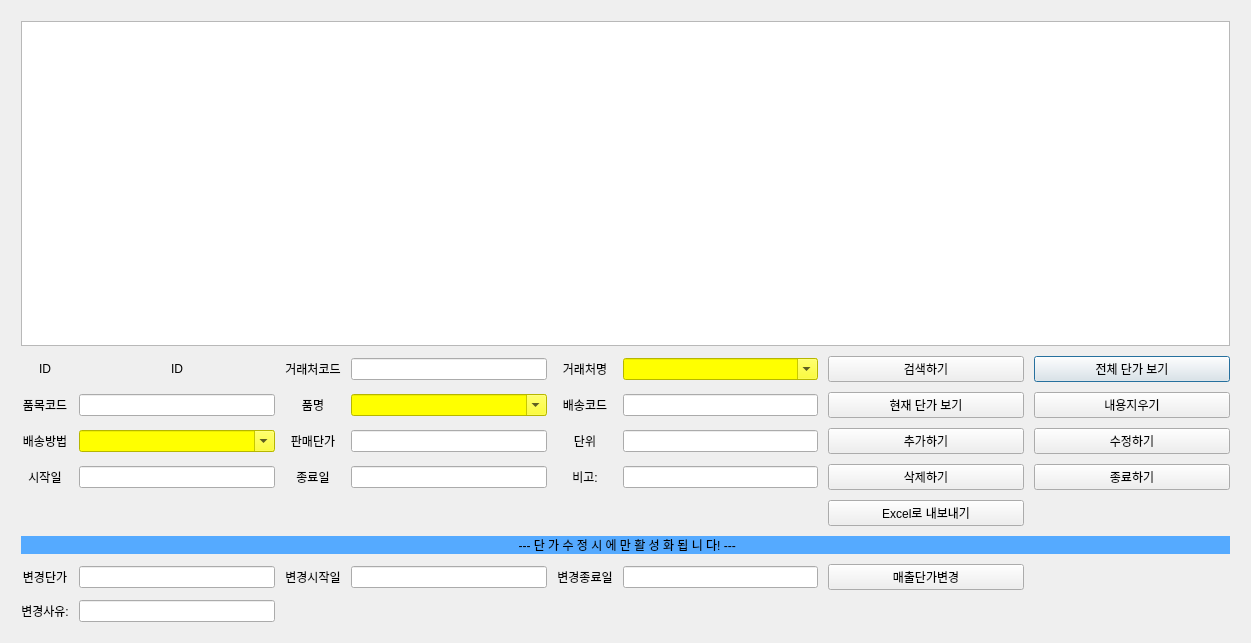
<?xml version="1.0" encoding="UTF-8"?>
<ui version="4.0">
 <class>SalesPriceDialog</class>
 <widget class="QDialog" name="SalesPriceDialog">
  <property name="geometry">
   <rect>
    <x>0</x>
    <y>0</y>
    <width>1251</width>
    <height>643</height>
   </rect>
  </property>
  <property name="sizePolicy">
   <sizepolicy hsizetype="Expanding" vsizetype="Expanding">
    <horstretch>0</horstretch>
    <verstretch>1</verstretch>
   </sizepolicy>
  </property>
  <property name="windowTitle">
   <string>매출단가관리</string>
  </property>
  <layout class="QGridLayout" name="gridLayout_2">
   <item row="0" column="0">
    <layout class="QGridLayout" name="gridLayout">
     <property name="leftMargin">
      <number>10</number>
     </property>
     <property name="topMargin">
      <number>10</number>
     </property>
     <property name="rightMargin">
      <number>10</number>
     </property>
     <property name="bottomMargin">
      <number>10</number>
     </property>
     <property name="spacing">
      <number>10</number>
     </property>
     <item row="7" column="3">
      <widget class="QLineEdit" name="entry_salespricechange_efffrom">
       <property name="sizePolicy">
        <sizepolicy hsizetype="Expanding" vsizetype="Fixed">
         <horstretch>0</horstretch>
         <verstretch>0</verstretch>
        </sizepolicy>
       </property>
       <property name="alignment">
        <set>Qt::AlignCenter</set>
       </property>
      </widget>
     </item>
     <item row="1" column="7">
      <widget class="QPushButton" name="pb_salesprice_show">
       <property name="sizePolicy">
        <sizepolicy hsizetype="Expanding" vsizetype="Fixed">
         <horstretch>0</horstretch>
         <verstretch>0</verstretch>
        </sizepolicy>
       </property>
       <property name="text">
        <string>전체 단가 보기</string>
       </property>
      </widget>
     </item>
     <item row="2" column="0">
      <widget class="QLabel" name="label">
       <property name="sizePolicy">
        <sizepolicy hsizetype="Preferred" vsizetype="Fixed">
         <horstretch>0</horstretch>
         <verstretch>0</verstretch>
        </sizepolicy>
       </property>
       <property name="text">
        <string>품목코드</string>
       </property>
       <property name="alignment">
        <set>Qt::AlignCenter</set>
       </property>
      </widget>
     </item>
     <item row="1" column="0">
      <widget class="QLabel" name="label_6">
       <property name="sizePolicy">
        <sizepolicy hsizetype="Preferred" vsizetype="Fixed">
         <horstretch>0</horstretch>
         <verstretch>0</verstretch>
        </sizepolicy>
       </property>
       <property name="text">
        <string>ID</string>
       </property>
       <property name="alignment">
        <set>Qt::AlignCenter</set>
       </property>
      </widget>
     </item>
     <item row="4" column="3">
      <widget class="QLineEdit" name="entry_salesprice_effthru">
       <property name="sizePolicy">
        <sizepolicy hsizetype="Expanding" vsizetype="Fixed">
         <horstretch>0</horstretch>
         <verstretch>0</verstretch>
        </sizepolicy>
       </property>
       <property name="alignment">
        <set>Qt::AlignCenter</set>
       </property>
      </widget>
     </item>
     <item row="2" column="1">
      <widget class="QLineEdit" name="entry_salesprice_icode">
       <property name="sizePolicy">
        <sizepolicy hsizetype="Expanding" vsizetype="Fixed">
         <horstretch>0</horstretch>
         <verstretch>0</verstretch>
        </sizepolicy>
       </property>
       <property name="alignment">
        <set>Qt::AlignCenter</set>
       </property>
      </widget>
     </item>
     <item row="3" column="3">
      <widget class="QLineEdit" name="entry_salesprice_price">
       <property name="sizePolicy">
        <sizepolicy hsizetype="Expanding" vsizetype="Fixed">
         <horstretch>0</horstretch>
         <verstretch>0</verstretch>
        </sizepolicy>
       </property>
       <property name="alignment">
        <set>Qt::AlignCenter</set>
       </property>
      </widget>
     </item>
     <item row="3" column="7">
      <widget class="QPushButton" name="pb_salesprice_update">
       <property name="sizePolicy">
        <sizepolicy hsizetype="Expanding" vsizetype="Fixed">
         <horstretch>0</horstretch>
         <verstretch>0</verstretch>
        </sizepolicy>
       </property>
       <property name="text">
        <string>수정하기</string>
       </property>
      </widget>
     </item>
     <item row="1" column="2">
      <widget class="QLabel" name="label_7">
       <property name="sizePolicy">
        <sizepolicy hsizetype="Preferred" vsizetype="Fixed">
         <horstretch>0</horstretch>
         <verstretch>0</verstretch>
        </sizepolicy>
       </property>
       <property name="text">
        <string>거래처코드</string>
       </property>
       <property name="alignment">
        <set>Qt::AlignCenter</set>
       </property>
      </widget>
     </item>
     <item row="1" column="6">
      <widget class="QPushButton" name="pb_salesprice_search">
       <property name="sizePolicy">
        <sizepolicy hsizetype="Expanding" vsizetype="Fixed">
         <horstretch>0</horstretch>
         <verstretch>0</verstretch>
        </sizepolicy>
       </property>
       <property name="text">
        <string>검색하기</string>
       </property>
      </widget>
     </item>
     <item row="3" column="0">
      <widget class="QLabel" name="label_10">
       <property name="sizePolicy">
        <sizepolicy hsizetype="Preferred" vsizetype="Fixed">
         <horstretch>0</horstretch>
         <verstretch>0</verstretch>
        </sizepolicy>
       </property>
       <property name="text">
        <string>배송방법</string>
       </property>
       <property name="alignment">
        <set>Qt::AlignCenter</set>
       </property>
      </widget>
     </item>
     <item row="4" column="6">
      <widget class="QPushButton" name="pb_salesprice_delete">
       <property name="sizePolicy">
        <sizepolicy hsizetype="Expanding" vsizetype="Fixed">
         <horstretch>0</horstretch>
         <verstretch>0</verstretch>
        </sizepolicy>
       </property>
       <property name="text">
        <string>삭제하기</string>
       </property>
      </widget>
     </item>
     <item row="1" column="5">
      <widget class="QComboBox" name="cb_salesprice_cname">
       <property name="sizePolicy">
        <sizepolicy hsizetype="Expanding" vsizetype="Fixed">
         <horstretch>0</horstretch>
         <verstretch>0</verstretch>
        </sizepolicy>
       </property>
       <property name="styleSheet">
        <string notr="true">background-color: rgb(255, 255, 0);</string>
       </property>
       <property name="editable">
        <bool>true</bool>
       </property>
      </widget>
     </item>
     <item row="3" column="1">
      <widget class="QComboBox" name="cb_salesprice_dname">
       <property name="sizePolicy">
        <sizepolicy hsizetype="Expanding" vsizetype="Fixed">
         <horstretch>0</horstretch>
         <verstretch>0</verstretch>
        </sizepolicy>
       </property>
       <property name="styleSheet">
        <string notr="true">background-color: rgb(255, 255, 0);</string>
       </property>
       <property name="editable">
        <bool>true</bool>
       </property>
      </widget>
     </item>
     <item row="3" column="4">
      <widget class="QLabel" name="label_4">
       <property name="sizePolicy">
        <sizepolicy hsizetype="Preferred" vsizetype="Fixed">
         <horstretch>0</horstretch>
         <verstretch>0</verstretch>
        </sizepolicy>
       </property>
       <property name="text">
        <string>단위</string>
       </property>
       <property name="alignment">
        <set>Qt::AlignCenter</set>
       </property>
      </widget>
     </item>
     <item row="7" column="4">
      <widget class="QLabel" name="label_16">
       <property name="sizePolicy">
        <sizepolicy hsizetype="Preferred" vsizetype="Fixed">
         <horstretch>0</horstretch>
         <verstretch>0</verstretch>
        </sizepolicy>
       </property>
       <property name="text">
        <string>변경종료일</string>
       </property>
       <property name="alignment">
        <set>Qt::AlignCenter</set>
       </property>
      </widget>
     </item>
     <item row="2" column="5">
      <widget class="QLineEdit" name="entry_salesprice_dcode">
       <property name="sizePolicy">
        <sizepolicy hsizetype="Expanding" vsizetype="Fixed">
         <horstretch>0</horstretch>
         <verstretch>0</verstretch>
        </sizepolicy>
       </property>
       <property name="alignment">
        <set>Qt::AlignCenter</set>
       </property>
      </widget>
     </item>
     <item row="8" column="0">
      <widget class="QLabel" name="label_17">
       <property name="sizePolicy">
        <sizepolicy hsizetype="Preferred" vsizetype="Fixed">
         <horstretch>0</horstretch>
         <verstretch>0</verstretch>
        </sizepolicy>
       </property>
       <property name="text">
        <string>변경사유:</string>
       </property>
       <property name="alignment">
        <set>Qt::AlignCenter</set>
       </property>
      </widget>
     </item>
     <item row="4" column="4">
      <widget class="QLabel" name="label_5">
       <property name="sizePolicy">
        <sizepolicy hsizetype="Preferred" vsizetype="Fixed">
         <horstretch>0</horstretch>
         <verstretch>0</verstretch>
        </sizepolicy>
       </property>
       <property name="text">
        <string>비고:</string>
       </property>
       <property name="alignment">
        <set>Qt::AlignCenter</set>
       </property>
      </widget>
     </item>
     <item row="1" column="3">
      <widget class="QLineEdit" name="entry_salesprice_ccode">
       <property name="sizePolicy">
        <sizepolicy hsizetype="Expanding" vsizetype="Fixed">
         <horstretch>0</horstretch>
         <verstretch>0</verstretch>
        </sizepolicy>
       </property>
       <property name="alignment">
        <set>Qt::AlignCenter</set>
       </property>
      </widget>
     </item>
     <item row="4" column="2">
      <widget class="QLabel" name="label_12">
       <property name="sizePolicy">
        <sizepolicy hsizetype="Preferred" vsizetype="Fixed">
         <horstretch>0</horstretch>
         <verstretch>0</verstretch>
        </sizepolicy>
       </property>
       <property name="text">
        <string>종료일</string>
       </property>
       <property name="alignment">
        <set>Qt::AlignCenter</set>
       </property>
      </widget>
     </item>
     <item row="4" column="1">
      <widget class="QLineEdit" name="entry_salesprice_efffrom">
       <property name="sizePolicy">
        <sizepolicy hsizetype="Expanding" vsizetype="Fixed">
         <horstretch>0</horstretch>
         <verstretch>0</verstretch>
        </sizepolicy>
       </property>
       <property name="alignment">
        <set>Qt::AlignCenter</set>
       </property>
      </widget>
     </item>
     <item row="1" column="4">
      <widget class="QLabel" name="label_8">
       <property name="sizePolicy">
        <sizepolicy hsizetype="Preferred" vsizetype="Fixed">
         <horstretch>0</horstretch>
         <verstretch>0</verstretch>
        </sizepolicy>
       </property>
       <property name="text">
        <string>거래처명</string>
       </property>
       <property name="alignment">
        <set>Qt::AlignCenter</set>
       </property>
      </widget>
     </item>
     <item row="4" column="0">
      <widget class="QLabel" name="label_11">
       <property name="sizePolicy">
        <sizepolicy hsizetype="Preferred" vsizetype="Fixed">
         <horstretch>0</horstretch>
         <verstretch>0</verstretch>
        </sizepolicy>
       </property>
       <property name="text">
        <string>시작일</string>
       </property>
       <property name="alignment">
        <set>Qt::AlignCenter</set>
       </property>
      </widget>
     </item>
     <item row="7" column="2">
      <widget class="QLabel" name="label_15">
       <property name="sizePolicy">
        <sizepolicy hsizetype="Preferred" vsizetype="Fixed">
         <horstretch>0</horstretch>
         <verstretch>0</verstretch>
        </sizepolicy>
       </property>
       <property name="text">
        <string>변경시작일</string>
       </property>
       <property name="alignment">
        <set>Qt::AlignCenter</set>
       </property>
      </widget>
     </item>
     <item row="7" column="5">
      <widget class="QLineEdit" name="entry_salespricechange_effthru">
       <property name="sizePolicy">
        <sizepolicy hsizetype="Expanding" vsizetype="Fixed">
         <horstretch>0</horstretch>
         <verstretch>0</verstretch>
        </sizepolicy>
       </property>
       <property name="alignment">
        <set>Qt::AlignCenter</set>
       </property>
      </widget>
     </item>
     <item row="8" column="1">
      <widget class="QLineEdit" name="entry_salespricechange_remark">
       <property name="sizePolicy">
        <sizepolicy hsizetype="Expanding" vsizetype="Fixed">
         <horstretch>0</horstretch>
         <verstretch>0</verstretch>
        </sizepolicy>
       </property>
      </widget>
     </item>
     <item row="1" column="1">
      <widget class="QLabel" name="lbl_salesprice_id">
       <property name="sizePolicy">
        <sizepolicy hsizetype="Preferred" vsizetype="Fixed">
         <horstretch>0</horstretch>
         <verstretch>0</verstretch>
        </sizepolicy>
       </property>
       <property name="text">
        <string>ID</string>
       </property>
       <property name="alignment">
        <set>Qt::AlignCenter</set>
       </property>
      </widget>
     </item>
     <item row="5" column="6">
      <widget class="QPushButton" name="pb_salesprice_excel_export">
       <property name="sizePolicy">
        <sizepolicy hsizetype="Expanding" vsizetype="Fixed">
         <horstretch>0</horstretch>
         <verstretch>0</verstretch>
        </sizepolicy>
       </property>
       <property name="text">
        <string>Excel로 내보내기</string>
       </property>
      </widget>
     </item>
     <item row="2" column="3">
      <widget class="QComboBox" name="cb_salesprice_iname">
       <property name="sizePolicy">
        <sizepolicy hsizetype="Expanding" vsizetype="Fixed">
         <horstretch>0</horstretch>
         <verstretch>0</verstretch>
        </sizepolicy>
       </property>
       <property name="styleSheet">
        <string notr="true">background-color: rgb(255, 255, 0);</string>
       </property>
       <property name="editable">
        <bool>true</bool>
       </property>
      </widget>
     </item>
     <item row="2" column="7">
      <widget class="QPushButton" name="pb_salesprice_clear">
       <property name="sizePolicy">
        <sizepolicy hsizetype="Expanding" vsizetype="Fixed">
         <horstretch>0</horstretch>
         <verstretch>0</verstretch>
        </sizepolicy>
       </property>
       <property name="text">
        <string>내용지우기</string>
       </property>
      </widget>
     </item>
     <item row="3" column="6">
      <widget class="QPushButton" name="pb_salesprice_insert">
       <property name="sizePolicy">
        <sizepolicy hsizetype="Expanding" vsizetype="Fixed">
         <horstretch>0</horstretch>
         <verstretch>0</verstretch>
        </sizepolicy>
       </property>
       <property name="text">
        <string>추가하기</string>
       </property>
      </widget>
     </item>
     <item row="4" column="7">
      <widget class="QPushButton" name="pb_salesprice_close">
       <property name="sizePolicy">
        <sizepolicy hsizetype="Expanding" vsizetype="Fixed">
         <horstretch>0</horstretch>
         <verstretch>0</verstretch>
        </sizepolicy>
       </property>
       <property name="text">
        <string>종료하기</string>
       </property>
      </widget>
     </item>
     <item row="4" column="5">
      <widget class="QLineEdit" name="entry_salesprice_remark">
       <property name="sizePolicy">
        <sizepolicy hsizetype="Expanding" vsizetype="Fixed">
         <horstretch>0</horstretch>
         <verstretch>0</verstretch>
        </sizepolicy>
       </property>
      </widget>
     </item>
     <item row="3" column="5">
      <widget class="QLineEdit" name="entry_salesprice_um">
       <property name="sizePolicy">
        <sizepolicy hsizetype="Expanding" vsizetype="Fixed">
         <horstretch>0</horstretch>
         <verstretch>0</verstretch>
        </sizepolicy>
       </property>
       <property name="alignment">
        <set>Qt::AlignCenter</set>
       </property>
      </widget>
     </item>
     <item row="3" column="2">
      <widget class="QLabel" name="label_3">
       <property name="sizePolicy">
        <sizepolicy hsizetype="Preferred" vsizetype="Fixed">
         <horstretch>0</horstretch>
         <verstretch>0</verstretch>
        </sizepolicy>
       </property>
       <property name="text">
        <string>판매단가</string>
       </property>
       <property name="alignment">
        <set>Qt::AlignCenter</set>
       </property>
      </widget>
     </item>
     <item row="7" column="1">
      <widget class="QLineEdit" name="entry_salespricechange_price">
       <property name="sizePolicy">
        <sizepolicy hsizetype="Expanding" vsizetype="Fixed">
         <horstretch>0</horstretch>
         <verstretch>0</verstretch>
        </sizepolicy>
       </property>
       <property name="alignment">
        <set>Qt::AlignCenter</set>
       </property>
      </widget>
     </item>
     <item row="7" column="0">
      <widget class="QLabel" name="label_14">
       <property name="sizePolicy">
        <sizepolicy hsizetype="Preferred" vsizetype="Fixed">
         <horstretch>0</horstretch>
         <verstretch>0</verstretch>
        </sizepolicy>
       </property>
       <property name="text">
        <string>변경단가</string>
       </property>
       <property name="alignment">
        <set>Qt::AlignCenter</set>
       </property>
      </widget>
     </item>
     <item row="2" column="2">
      <widget class="QLabel" name="label_2">
       <property name="sizePolicy">
        <sizepolicy hsizetype="Preferred" vsizetype="Fixed">
         <horstretch>0</horstretch>
         <verstretch>0</verstretch>
        </sizepolicy>
       </property>
       <property name="text">
        <string>품명</string>
       </property>
       <property name="alignment">
        <set>Qt::AlignCenter</set>
       </property>
      </widget>
     </item>
     <item row="6" column="0" colspan="8">
      <widget class="QLabel" name="label_13">
       <property name="sizePolicy">
        <sizepolicy hsizetype="Expanding" vsizetype="Fixed">
         <horstretch>0</horstretch>
         <verstretch>0</verstretch>
        </sizepolicy>
       </property>
       <property name="styleSheet">
        <string notr="true">background-color: rgb(85, 170, 255);
font: 75 10pt &quot;맑은 고딕&quot;;</string>
       </property>
       <property name="text">
        <string> --- 단 가 수 정 시 에 만 활 성 화 됩 니 다! ---</string>
       </property>
       <property name="alignment">
        <set>Qt::AlignCenter</set>
       </property>
      </widget>
     </item>
     <item row="2" column="4">
      <widget class="QLabel" name="label_9">
       <property name="sizePolicy">
        <sizepolicy hsizetype="Preferred" vsizetype="Fixed">
         <horstretch>0</horstretch>
         <verstretch>0</verstretch>
        </sizepolicy>
       </property>
       <property name="text">
        <string>배송코드</string>
       </property>
       <property name="alignment">
        <set>Qt::AlignCenter</set>
       </property>
      </widget>
     </item>
     <item row="2" column="6">
      <widget class="QPushButton" name="pb_salesprice_currentprice">
       <property name="sizePolicy">
        <sizepolicy hsizetype="Expanding" vsizetype="Fixed">
         <horstretch>0</horstretch>
         <verstretch>0</verstretch>
        </sizepolicy>
       </property>
       <property name="text">
        <string>현재 단가 보기</string>
       </property>
      </widget>
     </item>
     <item row="7" column="6">
      <widget class="QPushButton" name="pb_salespricechange_update">
       <property name="sizePolicy">
        <sizepolicy hsizetype="Expanding" vsizetype="Fixed">
         <horstretch>0</horstretch>
         <verstretch>0</verstretch>
        </sizepolicy>
       </property>
       <property name="text">
        <string>매출단가변경</string>
       </property>
      </widget>
     </item>
     <item row="0" column="0" colspan="8">
      <widget class="QTableView" name="tv_salesprice">
       <property name="sizePolicy">
        <sizepolicy hsizetype="Expanding" vsizetype="Expanding">
         <horstretch>0</horstretch>
         <verstretch>1</verstretch>
        </sizepolicy>
       </property>
      </widget>
     </item>
    </layout>
   </item>
  </layout>
 </widget>
 <resources/>
 <connections/>
</ui>
